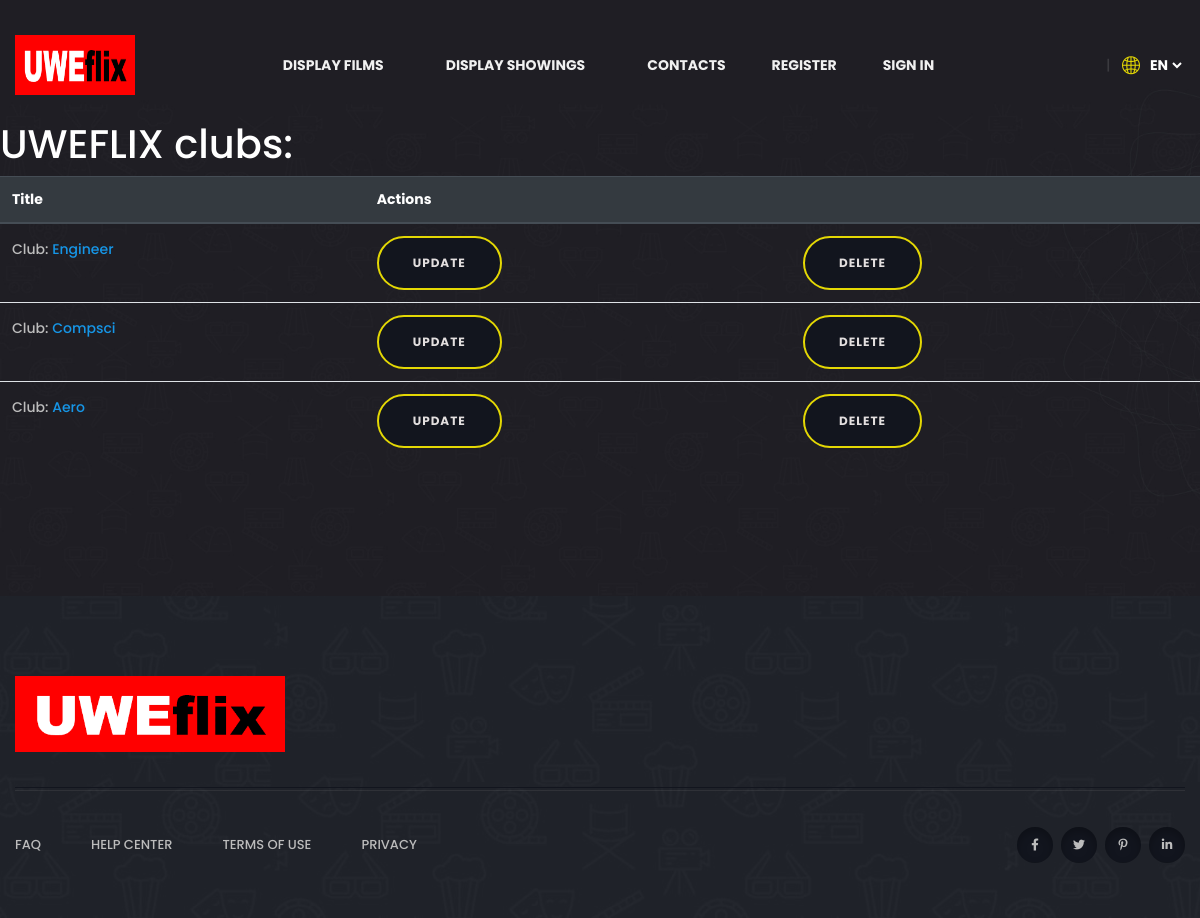
The page /clubRep/view on the database its author committed.
### clubRep/models.py (models this page shows, shortened)
class Club(models.Model):
    clubName = models.CharField(max_length=255)
    memberCount = models.IntegerField(default=1)
    email = models.CharField(max_length=20)
    landlineNo = models.IntegerField(null=True)# validators=[isLandlineNumber], null=True)
    mobileNo = models.IntegerField(null=True)# validators=[isMobileNumber], null=True)
    discount = models.IntegerField(default=2)
    streetNo = models.IntegerField()
    street = models.CharField(max_length=255)
    city = models.CharField(max_length=255)
    postcode = models.CharField(max_length=255)
    balance = models.DecimalField(max_digits=10, decimal_places=2, default=0)

### clubRep/views.py (the view)
# urls.py: path("view",views.view_clubs, name="view"),
def view_clubs(response):
    clubs_view = Club.objects.all()
    return render(response, "clubRep/view.html", {"clubs_view":clubs_view})

### clubRep/templates/clubRep/view.html (shortened to what this page needs)
{% extends "uwe/base.html" %}
{% load static%}
{% block content %}
<section class="services-area services-bg" data-background="{% static 'uwe/img/bg/services_bg.jpg' %}">
    <div class="container">
        <div class="row align-items-center">
            <h1>UWEFLIX clubs:
</h1>
            <table class="table">
                <thead class="thead-dark">
                <tr>
                    <th scope="col">Title</th>
                    <th colspan="2">Actions</th>
                </tr>
                </thead>
                <tbody>
                {% for td in clubs_view %}
                <tr>
                    <th scope="col">
                        <p>Club: <a href="{% url 'clubRep:showClub' td.id %}">{{td.clubName}}</a></p>
                    </th>
                    <th scope="col"><a href="{% url 'clubRep:updateClub' td.id%}" class="btn">
                        Update </a>
                    </th>
                    <th scope="col"><a href="{% url 'clubRep:deleteClub' td.id%}" class="btn">
                        Delete </a>
                    </th>
                </tr>
                {% endfor %}
                </tbody>
            </table>
        </div>
    </div>
</section>
{%endblock%}

### uwe/static/uwe/css/style.css (style rules this page uses)
body { font-family: 'Poppins', sans-serif; font-weight: 500; font-style: normal; font-size: 14px; color: #bcbcbc; }
a, .button { -webkit-transition: all 0.3s ease-out 0s; -moz-transition: all 0.3s ease-out 0s; -ms-transition: all 0.3s ease-out 0s; -o-transition: all 0.3s ease-out 0s; transition: all 0.3s ease-out 0s; }
a, button { color: #1696e7; outline: medium none; }
h1, h2, h3, h4, h5, h6 { font-family: 'Poppins', sans-serif; color: #fff; margin-top: 0px; font-style: normal; font-weight: 700; text-transform: normal; }
h1 { font-size: 40px; font-weight: 500; }
p { font-size: 14px; font-weight: 500; line-height: 26px; color: #bcbcbc; margin-bottom: 15px; }
*::placeholder { color: #555555; font-size: 14px; opacity: 1; }
.btn { user-select: none; -moz-user-select: none; background: #12151e none repeat scroll 0 0; border: 2px solid #e4d804; border-radius: 50px; color: #e3dfdf; cursor: pointer; display: inline-block; font-size: 12px; font-weight: 700; letter-spacing: 1px; line-height: 1.5; margin-bottom: 0; padding: 16px 34px; text-align: center; text-transform: uppercase; touch-action: manipulation; transition: all 0.3s ease 0s; vertical-align: middle; white-space: nowrap; max-width: 200px; }
.services-bg { background-position: center; background-size: cover; padding: 120px 0; }

### rows shown on the page
Club: clubName "Engineer"
Club: clubName "Compsci"
Club: clubName "Aero"
